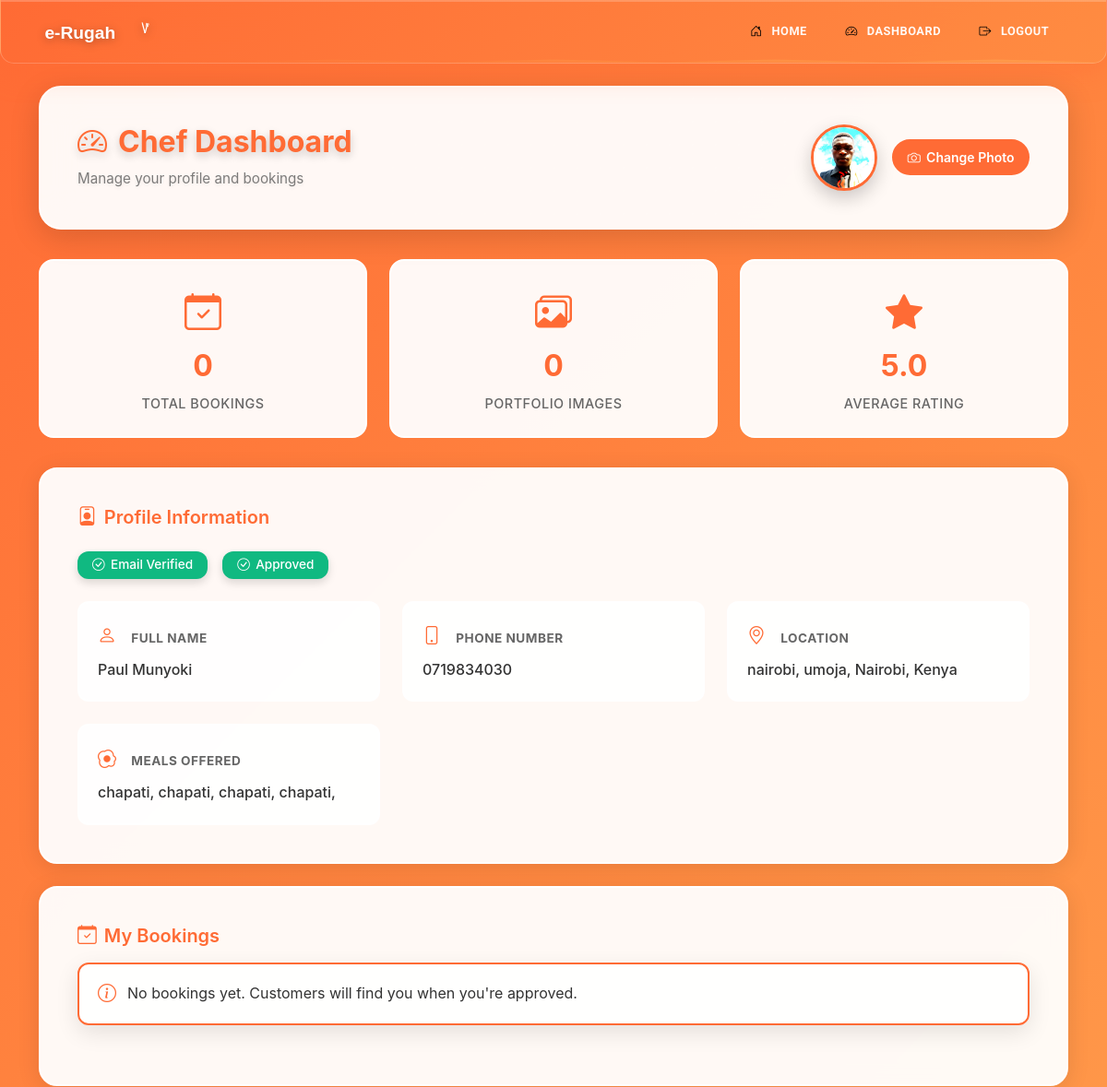
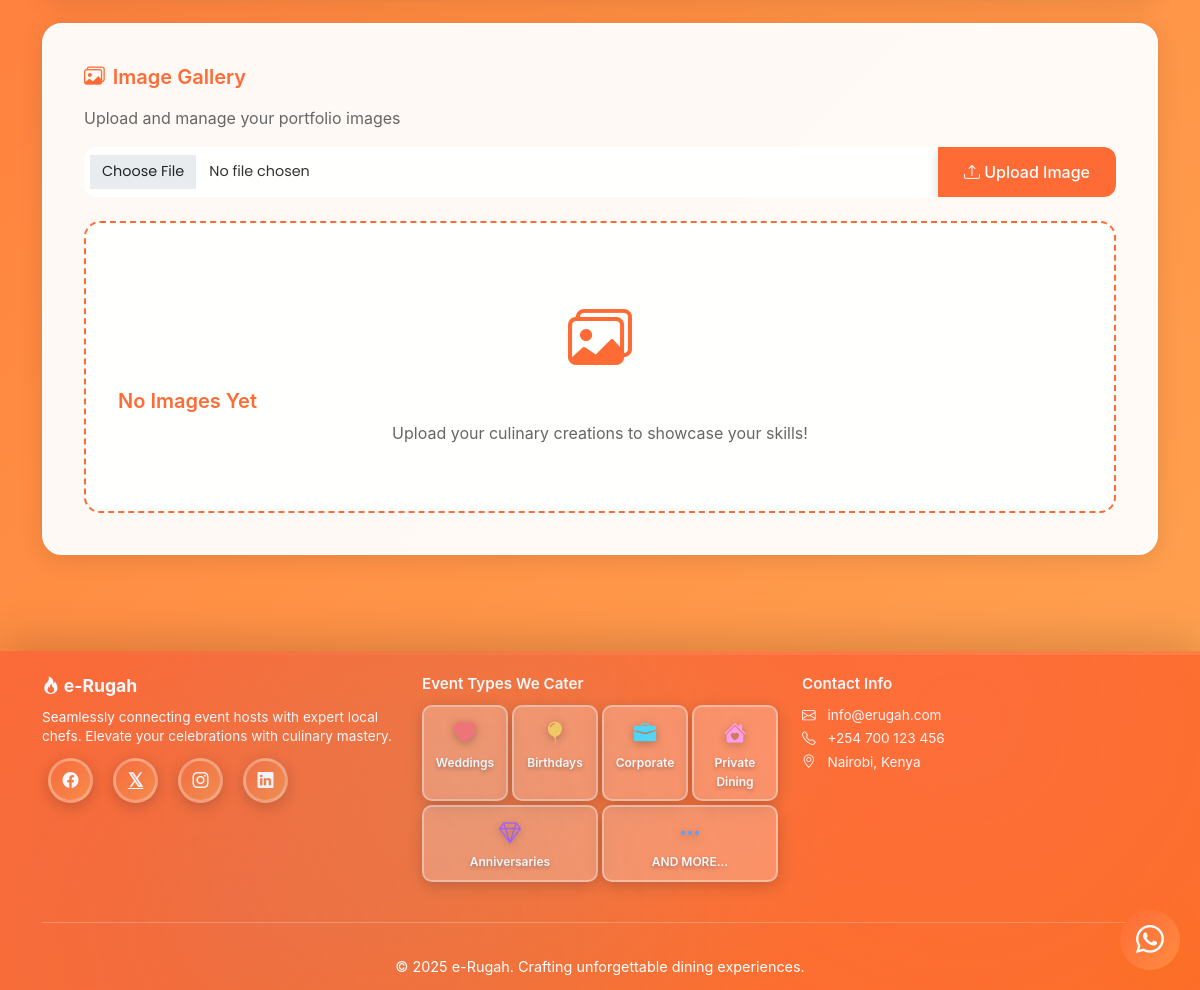
The page /chef/dashboard (signed in) on the database its author committed (2 pictures, top to bottom).
### models.py (models this page shows, shortened)
class Chef(db.Model):
    id = db.Column(db.Integer, primary_key=True)
    user_id = db.Column(db.Integer, db.ForeignKey('user.id'), nullable=False)
    name = db.Column(db.String(100), nullable=False)
    phone = db.Column(db.String(20), nullable=False)
    county = db.Column(db.String(50), nullable=False)
    sub_county = db.Column(db.String(50), nullable=False)
    town = db.Column(db.String(50), nullable=False)
    about = db.Column(db.Text)
    meals_offered = db.Column(db.Text)
    photo_url = db.Column(db.String(200))
    is_verified = db.Column(db.Boolean, default=False)
    is_approved = db.Column(db.Boolean, default=False)
    created_at = db.Column(db.DateTime, default=datetime.utcnow)
    rating_total = db.Column(db.Integer, default=0)
    rating_count = db.Column(db.Integer, default=0)
    is_featured = db.Column(db.Boolean, default=False)
    featured_priority = db.Column(db.Integer, default=100)
    bookings = db.relationship('Booking', backref='chef', lazy=True)
    @property
    def has_ratings(self):
        return bool(self.rating_count)
    @property
    def average_rating(self):
        if not self.rating_count:
            return None
        return round(self.rating_total / self.rating_count, 1)

### main.py (the view)
@app.route('/chef/dashboard')
@role_required('chef')
def chef_dashboard():
    chef = Chef.query.filter_by(user_id=current_user.id).first()
    if not chef:
        flash('Chef profile not found', 'danger')
        return redirect(url_for('index'))
    if not chef.is_approved:
        return redirect(url_for('chef_pending'))
    images = []
    chefs_dir = os.path.join('static', 'images', 'chefs')
    if os.path.exists(chefs_dir):
        for file in os.listdir(chefs_dir):
            if file.startswith(f"chef_{chef.id}_") and file.lower().endswith(('.png', '.jpg', '.jpeg')):
                images.append(file)
    bookings = Booking.query.filter_by(chef_id=chef.id).all()
    return render_template('chef_dashboard.html', chef=chef, bookings=bookings, images=images)

### main.py (called while the page is built)
@app.context_processor
def inject_year():
    return {'year': datetime.now().year}

@login_manager.user_loader
def load_user(user_id):
    return User.query.get(int(user_id))

def role_required(role):
    def decorator(f):
        @wraps(f)
        @login_required
        def decorated_function(*args, **kwargs):
            if current_user.role != role:
                flash('Access denied. Insufficient permissions.', 'danger')
                return redirect(url_for('index'))
            return f(*args, **kwargs)
        return decorated_function
    return decorator

### templates/chef_dashboard.html (shortened to what this page needs)
{% extends "base.html" %}
{% block content %}
<div class="page-header">
    <div>
        <h2 class="mb-0"><i class="bi bi-speedometer2"></i> Chef Dashboard</h2>
        <p class="mb-0 mt-2" style="opacity: 0.85;">Manage your profile and bookings</p>
    </div>
    <div class="header-actions">
        {% if chef.photo_url %}
        {% set chef_photo = chef.photo_url if chef.photo_url.startswith('/') else '/' + chef.photo_url %}
        <img src="{{ chef_photo }}" alt="Chef Photo" class="chef-avatar" loading="lazy" onerror="this.src='{{ url_for('static', filename='images/pexels-janetrangdoan-793765.jpg') }}'">
        {% else %}
        <div class="chef-avatar-placeholder" aria-label="Chef avatar placeholder">👨‍🍳</div>
        {% endif %}
        <button class="btn btn-sm btn-outline-light" data-bs-toggle="modal" data-bs-target="#changePhotoModal">
            <i class="bi bi-camera"></i> Change Photo
        </button>
    </div>
</div>
<div class="stats-grid">
    <div class="stat-card">
        <i class="bi bi-calendar-check"></i>
        <div class="stat-value">{{ bookings|length if bookings else 0 }}</div>
        <div class="stat-label">Total Bookings</div>
    </div>
    <div class="stat-card">
        <i class="bi bi-images"></i>
        <div class="stat-value">{{ images|length if images else 0 }}</div>
        <div class="stat-label">Portfolio Images</div>
    </div>
    <div class="stat-card">
        <i class="bi bi-star-fill"></i>
        <div class="stat-value">{{ chef.average_rating|round(1) if chef.has_ratings else 'N/A' }}</div>
        <div class="stat-label">Average Rating</div>
    </div>
</div>
<div class="dashboard-card">
    <h5><i class="bi bi-person-badge"></i> Profile Information</h5>
    <div style="display: flex; gap: 1rem; flex-wrap: wrap; margin-bottom: 1.5rem;">
        {% if chef.is_verified %}
            <span class="badge bg-success"><i class="bi bi-check-circle"></i> Email Verified</span>
        {% else %}
            <span class="badge bg-warning"><i class="bi bi-exclamation-circle"></i> Email Not Verified</span>
        {% endif %}
        {% if chef.is_approved %}
            <span class="badge bg-success"><i class="bi bi-check-circle"></i> Approved</span>
        {% else %}
            <span class="badge bg-warning"><i class="bi bi-clock"></i> Pending Approval</span>
        {% endif %}
    </div>
    <div class="profile-info-grid">
        <div class="profile-info-item">
            <strong><i class="bi bi-person"></i> Full Name</strong>
            <span>{{ chef.name }}</span>
        </div>
        <div class="profile-info-item">
            <strong><i class="bi bi-phone"></i> Phone Number</strong>
            <span>{{ chef.phone }}</span>
        </div>
        <div class="profile-info-item">
            <strong><i class="bi bi-geo-alt"></i> Location</strong>
            <span>{{ chef.county }}, {{ chef.sub_county }}, {{ chef.town }}</span>
        </div>
        <div class="profile-info-item">
            <strong><i class="bi bi-egg-fried"></i> Meals Offered</strong>
            <span>{{ chef.meals_offered.replace(',', ', ') }}</span>
        </div>
    </div>
</div>
<div class="dashboard-card">
    <h4 class="mb-3"><i class="bi bi-calendar-check"></i> My Bookings</h4>
    {% if bookings %}
    <div class="table-responsive">
        <table class="table table-striped">
            <thead>
                <tr>
                    <th>Booking ID</th>
                    <th>Event Date</th>
                    <th>Location</th>
                    <th>Deposit</th>
                    <th>Status</th>
                    <th>Created</th>
                </tr>
            </thead>
            <tbody>
                {% for booking in bookings %}
                <tr>
                    <td>{{ booking.id }}</td>
                    <td>{{ booking.event.event_date.strftime('%Y-%m-%d') }}</td>
                    <td>{{ booking.event.county }}, {{ booking.event.town }}</td>
                    <td>KES {{ "%.2f"|format(booking.deposit_amount) }}</td>
                    <td>
                        {% if booking.status == 'confirmed' %}
                            <span class="badge bg-success">{{ booking.status.title() }}</span>
                        {% else %}
                            <span class="badge bg-warning">{{ booking.status.title() }}</span>
                        {% endif %}
                    </td>
                    <td>{{ booking.created_at.strftime('%Y-%m-%d') }}</td>
                </tr>
                {% endfor %}
            </tbody>
        </table>
    </div>
    {% else %}
    <div class="alert alert-info">
        <i class="bi bi-info-circle"></i> No bookings yet. Customers will find you when you're approved.
    </div>
    {% endif %}
</div>
<div class="dashboard-card">
    <h4 class="mb-3"><i class="bi bi-images"></i> Image Gallery</h4>
    <p class="text-muted">Upload and manage your portfolio images</p>
    <form method="POST" enctype="multipart/form-data" action="{{ url_for('chef_upload_image') }}" class="mb-4">
        <div class="input-group">
            <input type="file" class="form-control" name="image" accept="image/*" required>
            <button class="btn btn-primary" type="submit">
                <i class="bi bi-upload"></i> Upload Image
            </button>
        </div>
    </form>
    <div class="row">
        {% if images %}
            {% for image in images %}
            <div class="col-lg-3 col-md-4 col-sm-6 mb-3">
                <div class="image-card">
                    <img src="{{ url_for('static', filename='images/chefs/' + image) }}" alt="Portfolio Image">
                    <div class="card-body">
                        <p class="card-text small text-truncate mb-2" style="color: #666;">{{ image }}</p>
                        <button class="btn btn-danger btn-sm w-100" onclick="deleteImage('{{ image }}')">
                            <i class="bi bi-trash"></i> Delete
                        </button>
                    </div>
                </div>
            </div>
            {% endfor %}
        {% else %}
            <div class="col-12">
                <div style="text-align: center; padding: 4rem 2rem; background: rgba(255, 255, 255, 0.9); border: 2px dashed #ff6b35; border-radius: 16px;">
                    <i class="bi bi-images" style="font-size: 4rem; color: #ff6b35; margin-bottom: 1rem;"></i>
                    <h5 style="color: #ff6b35; margin-bottom: 0.5rem;">No Images Yet</h5>
                    <p style="color: #666; margin-bottom: 0;">Upload your culinary creations to showcase your skills!</p>
                </div>
            </div>
        {% endif %}
    </div>
</div>
{% endblock %}

### static/css/style.css (style rules this page uses)
:root { --primary-color: #ff6b35; --secondary-color: #f7931e; --success-color: #2ecc71; --danger-color: #e74c3c; --dark-color: #2c3e50; --light-color: #ecf0f1; --text-dark: #34495e; --accent-color: #ff9f43; --food-green: #6ab04c; --food-red: #eb4d4b; --food-purple: #9b59b6; --food-yellow: #f39c12; }
* { margin: 0; padding: 0; box-sizing: border-box; }
body { font-family: 'Poppins', sans-serif; color: var(--text-dark); line-height: 1.6; background: #fff8f0; background-image: radial-gradient(circle at 10% 20%, rgba(255, 107, 53, 0.05) 0%, transparent 50%), radial-gradient(circle at 90% 80%, rgba(247, 147, 30, 0.05) 0%, transparent 50%), radial-gradient(circle at 50% 50%, rgba(106, 176, 76, 0.03) 0%, transparent 70%); min-height: 100vh; position: relative; overflow-x: hidden; }
body::before { content: ''; position: fixed; top: -50%; right: -50%; width: 200%; height: 200%; background: radial-gradient(circle, rgba(255, 159, 67, 0.03) 1px, transparent 1px); background-size: 50px 50px; animation: grain 8s steps(10) infinite; pointer-events: none; z-index: -1; }
.btn-primary { background: linear-gradient(135deg, var(--primary-color), var(--secondary-color), var(--accent-color)); background-color: var(--primary-color); background-size: 200% auto; border: none; border-color: var(--primary-color); padding: 0.85rem 2.5rem; font-weight: 600; border-radius: 50px; box-shadow: 0 8px 25px rgba(255, 107, 53, 0.4); transition: all 0.4s cubic-bezier(0.68, -0.55, 0.265, 1.55); position: relative; overflow: hidden; color: white; }
.btn-primary::before { content: ''; position: absolute; top: 50%; left: 50%; width: 0; height: 0; border-radius: 50%; background: rgba(255, 255, 255, 0.3); transform: translate(-50%, -50%); transition: width 0.6s, height 0.6s; }
.stat-label { font-size: 0.85rem; color: rgba(255, 255, 255, 0.8); font-weight: 500; text-transform: uppercase; letter-spacing: 0.5px; text-align: center; }
.form-control, .form-select { border: 2px solid #e8e8e8; border-radius: 15px; padding: 0.85rem 1.2rem; transition: all 0.3s ease; font-family: 'Poppins', sans-serif; }
.badge { padding: 0.6rem 1.2rem; border-radius: 50px; font-weight: 600; font-size: 0.85rem; box-shadow: 0 4px 10px rgba(0, 0, 0, 0.15); animation: pulse 2s ease-in-out infinite; }
.alert { border: none; border-radius: 20px; padding: 1.2rem 1.8rem; margin-bottom: 1.5rem; box-shadow: 0 8px 25px rgba(0, 0, 0, 0.1); animation: slideIn 0.5s ease-out; }
.alert-info { background: linear-gradient(135deg, rgba(52, 152, 219, 0.12), rgba(41, 128, 185, 0.12)); color: #2980b9; border-left: 5px solid #3498db; }
.food-pattern { position: relative; }
.page-header { background: linear-gradient(135deg, var(--primary-color), var(--secondary-color), var(--accent-color)); background-size: 200% auto; color: white; padding: 2.5rem; border-radius: 25px; margin-bottom: 2.5rem; box-shadow: 0 15px 45px rgba(255, 107, 53, 0.4); animation: slideIn 0.6s ease-out, shimmer 8s linear infinite; position: relative; overflow: hidden; }
.page-header::before { content: ''; position: absolute; top: -50%; right: -50%; width: 200%; height: 200%; background: radial-gradient(circle, rgba(255, 255, 255, 0.1) 1px, transparent 1px); background-size: 25px 25px; animation: grain 15s linear infinite; }
.page-header h2 { margin: 0; font-weight: 800; position: relative; z-index: 1; text-shadow: 0 4px 10px rgba(0, 0, 0, 0.2); }
.page-header p { position: relative; z-index: 1; text-shadow: 0 2px 5px rgba(0, 0, 0, 0.1); }
.btn-sm { border-radius: 25px; padding: 0.5rem 1.2rem; font-weight: 600; transition: all 0.3s cubic-bezier(0.68, -0.55, 0.265, 1.55); }
.dashboard-card { background: white; border-radius: 25px; padding: 2rem; box-shadow: 0 15px 45px rgba(0, 0, 0, 0.1); transition: all 0.4s ease; position: relative; overflow: hidden; }
.dashboard-card::before { content: ''; position: absolute; top: 0; left: 0; width: 100%; height: 5px; background: linear-gradient(90deg, var(--primary-color), var(--secondary-color), var(--accent-color)); }
.form-control { font-size: 0.9rem; transition: all 0.3s ease; border: 2px solid #e9ecef; }

### templates/base.html (style rules this page uses)
* { scrollbar-width: thin; scrollbar-color: #ff6b35 rgba(255, 107, 53, 0.1); }

### rows shown on the page
Chef: photo_url (picture), average_rating "5.0", name "Paul Munyoki", phone "0719834030", county "nairobi", sub_county "umoja", town "Nairobi, Kenya", meals_offered.replace "chapati, chapati, chapati, chapati,"

### other values the page prints
{{ bookings|length if bookings else 0 }} "0"
{{ images|length if images else 0 }} "0"
